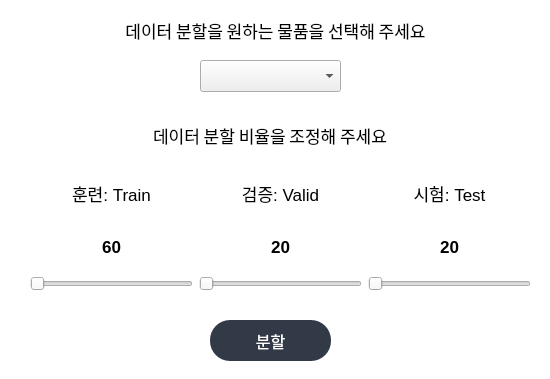
<?xml version="1.0" encoding="UTF-8"?>
<ui version="4.0">
 <class>dataset_dialog</class>
 <widget class="QDialog" name="dataset_dialog">
  <property name="geometry">
   <rect>
    <x>0</x>
    <y>0</y>
    <width>550</width>
    <height>379</height>
   </rect>
  </property>
  <property name="windowTitle">
   <string>Dialog</string>
  </property>
  <property name="styleSheet">
   <string notr="true">QDialog{
	background-color: #fff;
}
QPushButton {
	background-color: #313a46;
	color: #fff;
	border: none;
	border-radius: 20px;
	width: 120px;
	height: 60px;
}
QPushButton:hover{
	background-color:rgba(86,101,115,0.5);
	color:  #fff;
}</string>
  </property>
  <widget class="QComboBox" name="comboBox">
   <property name="geometry">
    <rect>
     <x>200</x>
     <y>60</y>
     <width>141</width>
     <height>32</height>
    </rect>
   </property>
   <property name="sizePolicy">
    <sizepolicy hsizetype="Preferred" vsizetype="Fixed">
     <horstretch>0</horstretch>
     <verstretch>0</verstretch>
    </sizepolicy>
   </property>
   <property name="font">
    <font>
     <pointsize>15</pointsize>
     <kerning>false</kerning>
    </font>
   </property>
   <property name="layoutDirection">
    <enum>Qt::LeftToRight</enum>
   </property>
  </widget>
  <widget class="QLabel" name="combobox_label">
   <property name="geometry">
    <rect>
     <x>20</x>
     <y>10</y>
     <width>511</width>
     <height>41</height>
    </rect>
   </property>
   <property name="sizePolicy">
    <sizepolicy hsizetype="Fixed" vsizetype="Fixed">
     <horstretch>0</horstretch>
     <verstretch>0</verstretch>
    </sizepolicy>
   </property>
   <property name="font">
    <font>
     <family>맑은 고딕</family>
     <pointsize>13</pointsize>
     <weight>50</weight>
     <bold>false</bold>
    </font>
   </property>
   <property name="text">
    <string>데이터 분할을 원하는 물품을 선택해 주세요</string>
   </property>
   <property name="alignment">
    <set>Qt::AlignCenter</set>
   </property>
  </widget>
  <widget class="QPushButton" name="split_button">
   <property name="geometry">
    <rect>
     <x>210</x>
     <y>320</y>
     <width>121</width>
     <height>41</height>
    </rect>
   </property>
   <property name="font">
    <font>
     <family>맑은 고딕</family>
     <pointsize>12</pointsize>
    </font>
   </property>
   <property name="styleSheet">
    <string notr="true"/>
   </property>
   <property name="text">
    <string>분할</string>
   </property>
  </widget>
  <widget class="QLabel" name="ratio_label">
   <property name="geometry">
    <rect>
     <x>100</x>
     <y>120</y>
     <width>340</width>
     <height>30</height>
    </rect>
   </property>
   <property name="font">
    <font>
     <family>맑은 고딕</family>
     <pointsize>13</pointsize>
    </font>
   </property>
   <property name="text">
    <string>데이터 분할 비율을 조정해 주세요</string>
   </property>
   <property name="alignment">
    <set>Qt::AlignCenter</set>
   </property>
  </widget>
  <widget class="QWidget" name="layoutWidget">
   <property name="geometry">
    <rect>
     <x>30</x>
     <y>170</y>
     <width>501</width>
     <height>121</height>
    </rect>
   </property>
   <layout class="QHBoxLayout" name="horizontalLayout">
    <item>
     <layout class="QVBoxLayout" name="verticalLayout_3">
      <item>
       <widget class="QLabel" name="train_label">
        <property name="font">
         <font>
          <pointsize>13</pointsize>
         </font>
        </property>
        <property name="text">
         <string>훈련: Train</string>
        </property>
        <property name="alignment">
         <set>Qt::AlignCenter</set>
        </property>
       </widget>
      </item>
      <item>
       <widget class="QLabel" name="train_ratio">
        <property name="font">
         <font>
          <pointsize>13</pointsize>
          <weight>75</weight>
          <bold>true</bold>
         </font>
        </property>
        <property name="text">
         <string>60</string>
        </property>
        <property name="alignment">
         <set>Qt::AlignCenter</set>
        </property>
       </widget>
      </item>
      <item>
       <widget class="QSlider" name="train_slider">
        <property name="orientation">
         <enum>Qt::Horizontal</enum>
        </property>
       </widget>
      </item>
     </layout>
    </item>
    <item>
     <layout class="QVBoxLayout" name="verticalLayout_2">
      <item>
       <widget class="QLabel" name="valid_label">
        <property name="font">
         <font>
          <pointsize>13</pointsize>
         </font>
        </property>
        <property name="text">
         <string>검증: Valid</string>
        </property>
        <property name="alignment">
         <set>Qt::AlignCenter</set>
        </property>
       </widget>
      </item>
      <item>
       <widget class="QLabel" name="valid_ratio">
        <property name="font">
         <font>
          <pointsize>13</pointsize>
          <weight>75</weight>
          <bold>true</bold>
         </font>
        </property>
        <property name="text">
         <string>20</string>
        </property>
        <property name="alignment">
         <set>Qt::AlignCenter</set>
        </property>
       </widget>
      </item>
      <item>
       <widget class="QSlider" name="valid_slider">
        <property name="orientation">
         <enum>Qt::Horizontal</enum>
        </property>
       </widget>
      </item>
     </layout>
    </item>
    <item>
     <layout class="QVBoxLayout" name="verticalLayout_4">
      <item>
       <widget class="QLabel" name="test_label">
        <property name="font">
         <font>
          <pointsize>13</pointsize>
         </font>
        </property>
        <property name="text">
         <string>시험: Test</string>
        </property>
        <property name="alignment">
         <set>Qt::AlignCenter</set>
        </property>
       </widget>
      </item>
      <item>
       <widget class="QLabel" name="test_ratio">
        <property name="font">
         <font>
          <pointsize>13</pointsize>
          <weight>75</weight>
          <bold>true</bold>
         </font>
        </property>
        <property name="text">
         <string>20</string>
        </property>
        <property name="alignment">
         <set>Qt::AlignCenter</set>
        </property>
       </widget>
      </item>
      <item>
       <widget class="QSlider" name="test_slider">
        <property name="orientation">
         <enum>Qt::Horizontal</enum>
        </property>
       </widget>
      </item>
     </layout>
    </item>
   </layout>
  </widget>
 </widget>
 <resources/>
 <connections/>
</ui>
